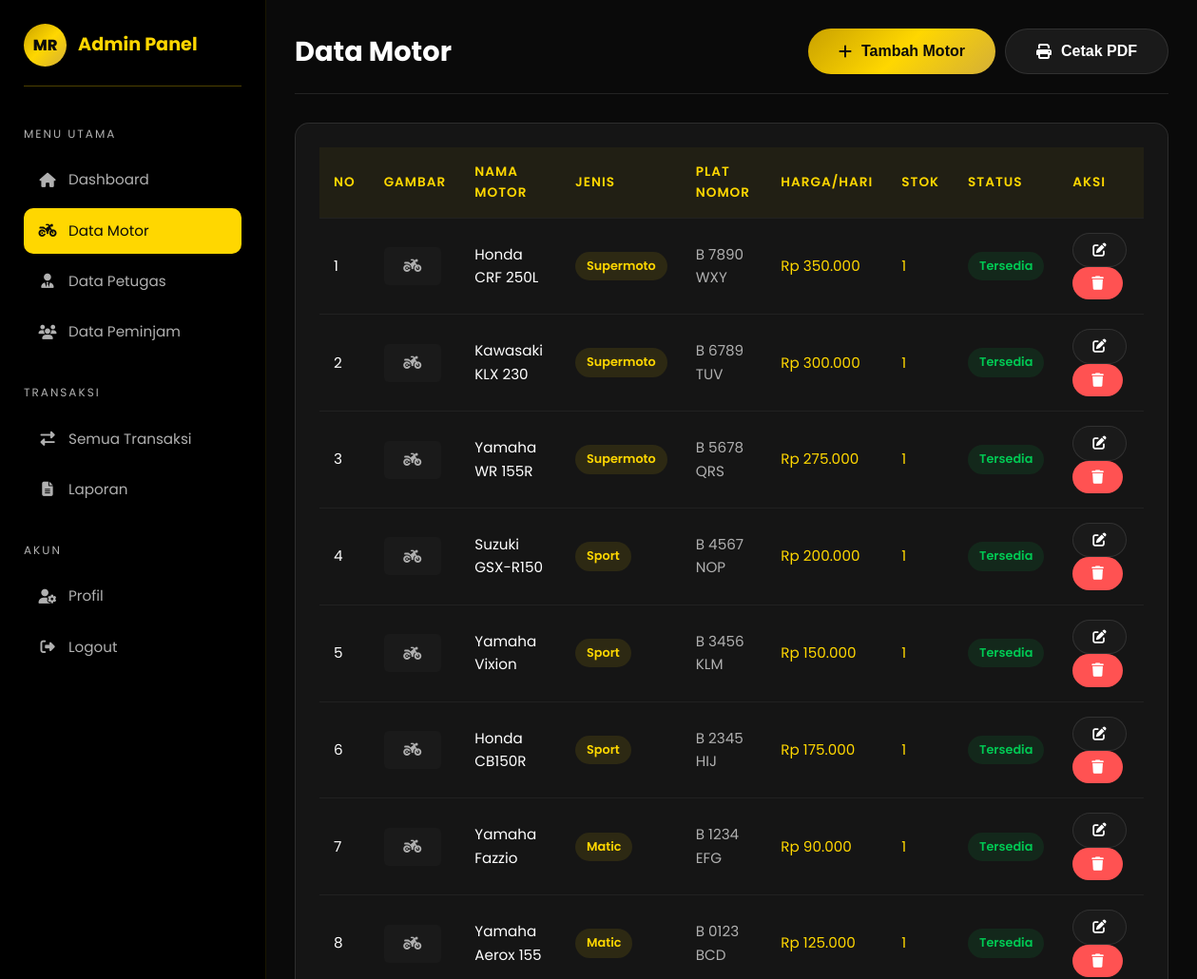
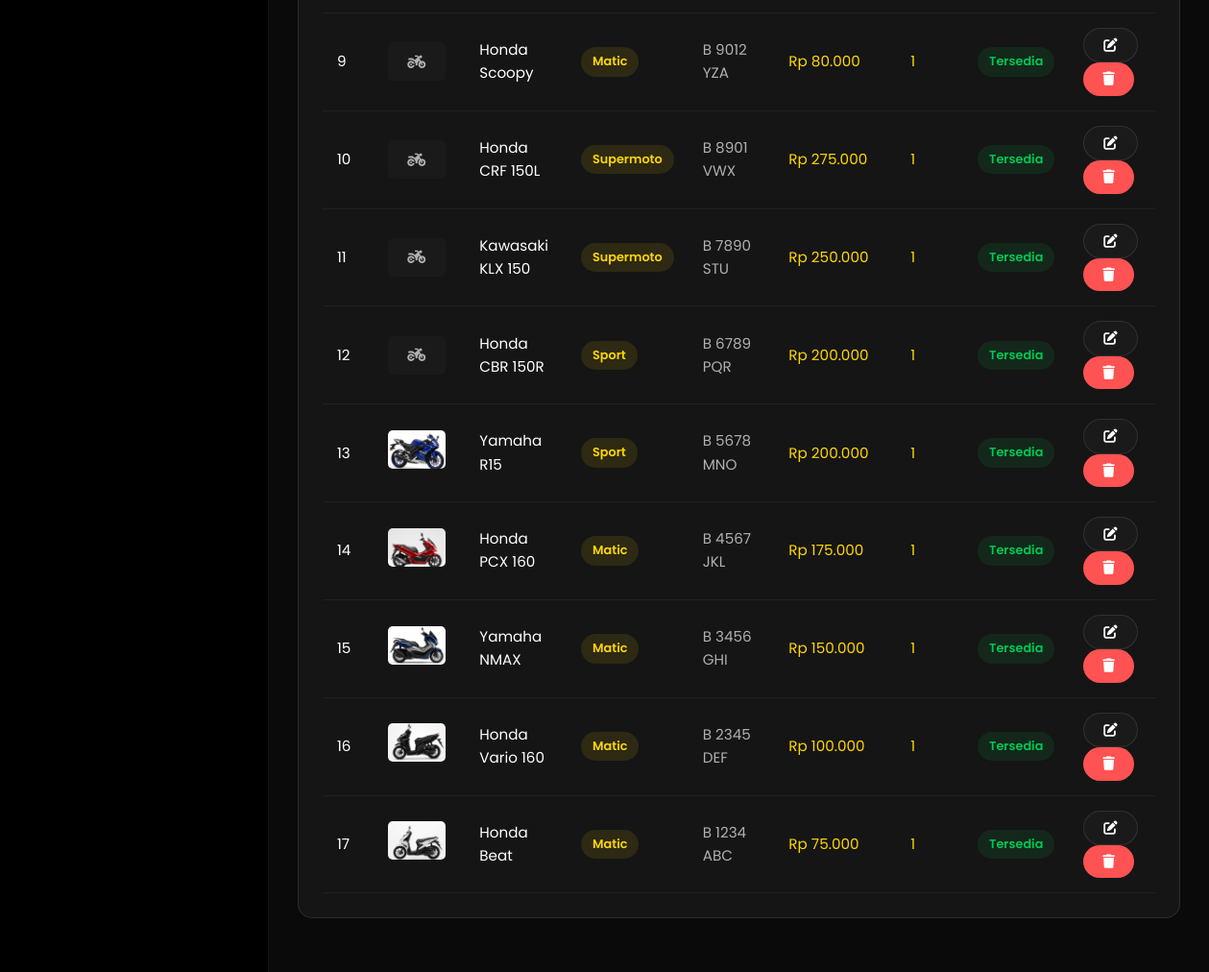
The page /admin/motor.php (signed in) on the database its author committed (2 pictures, top to bottom).
### tables this page shows
CREATE TABLE `motor` (
  `id` int(11) NOT NULL,
  `nama_motor` varchar(100) NOT NULL,
  `jenis` enum('Matic','Sport','Supermoto') NOT NULL,
  `merk` varchar(50) NOT NULL,
  `tahun` int(11) DEFAULT NULL,
  `plat_nomor` varchar(20) DEFAULT NULL,
  `harga_per_hari` decimal(10,2) NOT NULL,
  `gambar` varchar(255) DEFAULT NULL,
  `deskripsi` text DEFAULT NULL,
  `status` enum('tersedia','disewa','maintenance') DEFAULT 'tersedia',
  `stok` int(11) DEFAULT 1,
  `created_at` timestamp NOT NULL DEFAULT current_timestamp(),
  `updated_at` timestamp NOT NULL DEFAULT current_timestamp() ON UPDATE current_timestamp()
);

### database/koneksi.php (called while the page is built, shortened)
<?php
function formatRupiah($angka)
{
    return 'Rp ' . number_format($angka, 0, ',', '.');
}
?>

### admin/motor.php (the view, shortened to what this page needs)
<?php
require_once '../database/koneksi.php';
$motors = $pdo->query("SELECT * FROM motor ORDER BY id DESC")->fetchAll();
?>
<!DOCTYPE html>
<html lang="id">
<head>
    <link rel="stylesheet" href="https://cdnjs.cloudflare.com/ajax/libs/font-awesome/6.4.0/css/all.min.css">
    <link rel="stylesheet" href="../assets/css/style.css">
</head>
<body>
    <div class="dashboard">
        <aside class="sidebar">
            <div class="sidebar-brand">
                <div class="sidebar-logo">MR</div>
                <span class="sidebar-title">Admin Panel</span>
            </div>
            <div class="sidebar-menu">
                <p class="sidebar-menu-title">Menu Utama</p>
                <ul class="sidebar-nav">
                    <li><a href="index.php"><i class="fas fa-home"></i> Dashboard</a></li>
                    <li><a href="motor.php" class="active"><i class="fas fa-motorcycle"></i> Data Motor</a></li>
                    <li><a href="petugas.php"><i class="fas fa-user-tie"></i> Data Petugas</a></li>
                    <li><a href="peminjam.php"><i class="fas fa-users"></i> Data Peminjam</a></li>
                </ul>
            </div>
            <div class="sidebar-menu">
                <p class="sidebar-menu-title">Transaksi</p>
                <ul class="sidebar-nav">
                    <li><a href="transaksi.php"><i class="fas fa-exchange-alt"></i> Semua Transaksi</a></li>
                    <li><a href="laporan.php"><i class="fas fa-file-alt"></i> Laporan</a></li>
                </ul>
            </div>
            <div class="sidebar-menu">
                <p class="sidebar-menu-title">Akun</p>
                <ul class="sidebar-nav">
                    <li><a href="profil.php"><i class="fas fa-user-cog"></i> Profil</a></li>
                    <li><a href="../auth/logout.php"><i class="fas fa-sign-out-alt"></i> Logout</a></li>
                </ul>
            </div>
        </aside>
        <main class="main-content">
            <div class="dashboard-header">
                <h1 class="dashboard-title">Data Motor</h1>
                <div style="display: flex; gap: 10px; margin-left: auto;">
                    <button class="btn btn-primary" data-modal="addModal">
                        <i class="fas fa-plus"></i> Tambah Motor
                    </button>
                    <button class="btn btn-secondary" onclick="window.print()">
                        <i class="fas fa-print"></i> Cetak PDF
                    </button>
                </div>
            </div>
            <div class="table-container">
                <table class="table">
                    <thead>
                        <tr>
                            <th>No</th>
                            <th>Gambar</th>
                            <th>Nama Motor</th>
                            <th>Jenis</th>
                            <th>Plat Nomor</th>
                            <th>Harga/Hari</th>
                            <th>Stok</th>
                            <th>Status</th>
                            <th>Aksi</th>
                        </tr>
                    </thead>
                    <tbody>
                        <?php if (count($motors) > 0): ?>
                            <?php foreach ($motors as $i => $motor): ?>
                                <tr>
                                    <td style="color: var(--text-primary);">
                                        <?= $i + 1 ?>
                                    </td>
                                    <td>
                                        <?php if ($motor['gambar'] && file_exists('../assets/images/' . $motor['gambar'])): ?>
                                            <img src="../assets/images/<?= htmlspecialchars($motor['gambar']) ?>" alt=""
                                                style="width: 60px; height: 40px; object-fit: cover; border-radius: 5px;">
                                        <?php else: ?>
                                            <div
                                                style="width: 60px; height: 40px; background: var(--bg-light); border-radius: 5px; display: flex; align-items: center; justify-content: center;">
                                                <i class="fas fa-motorcycle" style="color: var(--text-secondary);"></i>
                                            </div>
                                        <?php endif; ?>
                                    </td>
                                    <td style="color: var(--text-primary);">
                                        <?= htmlspecialchars($motor['nama_motor']) ?>
                                    </td>
                                    <td><span class="badge badge-info">
                                            <?= htmlspecialchars($motor['jenis']) ?>
                                        </span></td>
                                    <td>
                                        <?= htmlspecialchars($motor['plat_nomor']) ?>
                                    </td>
                                    <td style="color: var(--primary);">
                                        <?= formatRupiah($motor['harga_per_hari']) ?>
                                    </td>
                                    <td style="color: var(--primary);">
                                        <?= $motor['stok'] ?? 1 ?>
                                    </td>
                                    <td>
                                        <?php
                                        $badgeClass = match ($motor['status']) {
                                            'tersedia' => 'badge-success',
                                            'disewa' => 'badge-warning',
                                            'maintenance' => 'badge-danger',
                                            default => 'badge-secondary'
                                        };
                                        ?>
                                        <span class="badge <?= $badgeClass ?>">
                                            <?= ucfirst($motor['status']) ?>
                                        </span>
                                    </td>
                                    <td>
                                        <button class="btn btn-sm btn-secondary"
                                            onclick="editMotor(<?= htmlspecialchars(json_encode($motor)) ?>)">
                                            <i class="fas fa-edit"></i>
                                        </button>
                                        <form method="POST" style="display: inline;"
                                            onsubmit="return confirm('Yakin ingin menghapus motor ini?')">
                                            <button type="submit" class="btn btn-sm"
                                                style="background: var(--accent-red); color: #fff;">
                                                <i class="fas fa-trash"></i>
                                            </button>
                                        </form>
                                    </td>
                                </tr>
                            <?php endforeach; ?>
                        <?php else: ?>
                            <tr>
                                <td colspan="8" class="text-center">Belum ada data motor</td>
                            </tr>
                        <?php endif; ?>
                    </tbody>
                </table>
            </div>
        </main>
    </div>
    <button class="mobile-menu-btn">
    </button>
</body>
</html>

### assets/css/style.css (style rules this page uses)
:root { --primary: #FFD700; --primary-dark: #C9A100; --primary-light: #FFE44D; --secondary: #D4AF37; --secondary-dark: #996515; --bg-dark: #0a0a0a; --bg-darker: #000000; --bg-light: #1a1a1a; --bg-card: #151515; --bg-gold: linear-gradient(135deg, #C9A100 0%, #FFD700 50%, #D4AF37 100%); --bg-hero: linear-gradient(180deg, #1a1a0a 0%, #2a2510 50%, #1a1505 100%); --text-primary: #FFFFFF; --text-secondary: #B0B0B0; --text-dark: #0a0a0a; --text-gold: #FFD700; --accent-green: #00C853; --accent-red: #FF5252; --accent-orange: #FF9800; --shadow-gold: 0 4px 20px rgba(255, 215, 0, 0.3); --shadow-dark: 0 4px 20px rgba(0, 0, 0, 0.5); --shadow-card: 0 8px 32px rgba(0, 0, 0, 0.4); --border-gold: 1px solid rgba(255, 215, 0, 0.3); --border-light: 1px solid rgba(255, 255, 255, 0.1); --font-main: 'Poppins', 'Segoe UI', sans-serif; --transition: all 0.3s ease; --transition-slow: all 0.5s ease; }
* { margin: 0; padding: 0; box-sizing: border-box; }
html { scroll-behavior: smooth; }
body { font-family: var(--font-main); background: var(--bg-dark); color: var(--text-primary); line-height: 1.6; overflow-x: hidden; }
a { text-decoration: none; color: inherit; transition: var(--transition); }
img { max-width: 100%; height: auto; }
ul { list-style: none; }
.btn { display: inline-flex; align-items: center; justify-content: center; gap: 10px; padding: 14px 32px; border-radius: 50px; font-size: 1rem; font-weight: 600; cursor: pointer; border: none; transition: var(--transition); }
.btn-primary { background: var(--bg-gold); color: var(--text-dark); }
.btn-secondary { background: var(--bg-light); color: var(--text-primary); border: var(--border-light); }
.btn-sm { padding: 10px 20px; font-size: 0.9rem; }
.dashboard { display: flex; min-height: 100vh; }
.sidebar { width: 280px; background: var(--bg-darker); padding: 25px; position: fixed; top: 0; left: 0; bottom: 0; overflow-y: auto; border-right: 1px solid rgba(255, 215, 0, 0.1); z-index: 100; }
.sidebar-brand { display: flex; align-items: center; gap: 12px; margin-bottom: 40px; padding-bottom: 20px; border-bottom: var(--border-gold); }
.sidebar-logo { width: 45px; height: 45px; background: var(--bg-gold); border-radius: 50%; display: flex; align-items: center; justify-content: center; font-weight: 800; font-size: 16px; color: var(--text-dark); }
.sidebar-title { font-size: 1.2rem; font-weight: 700; color: var(--primary); }
.sidebar-menu { margin-bottom: 30px; }
.sidebar-menu-title { font-size: 0.75rem; text-transform: uppercase; letter-spacing: 2px; color: var(--text-secondary); margin-bottom: 15px; }
.sidebar-nav li { margin-bottom: 5px; }
.sidebar-nav a { display: flex; align-items: center; gap: 12px; padding: 12px 15px; border-radius: 10px; color: var(--text-secondary); font-size: 0.95rem; transition: var(--transition); }
.sidebar-nav a:hover, .sidebar-nav a.active { background: rgba(255, 215, 0, 0.1); color: var(--primary); }
.sidebar-nav a.active { background: var(--primary); color: var(--text-dark); }
.sidebar-nav a i { width: 20px; text-align: center; }
.main-content { flex: 1; margin-left: 280px; padding: 30px; background: var(--bg-dark); min-height: 100vh; }
.dashboard-header { display: flex; align-items: center; justify-content: space-between; margin-bottom: 30px; padding-bottom: 20px; border-bottom: var(--border-light); }
.dashboard-title { font-size: 1.8rem; font-weight: 700; }
.table-container { background: var(--bg-card); border-radius: 15px; padding: 25px; border: var(--border-light); overflow-x: auto; }
.table { width: 100%; border-collapse: collapse; }
.table th, .table td { padding: 15px; text-align: left; border-bottom: 1px solid rgba(255, 255, 255, 0.05); }
.table th { background: rgba(255, 215, 0, 0.05); font-weight: 600; font-size: 0.85rem; text-transform: uppercase; letter-spacing: 1px; color: var(--primary); }
.table td { font-size: 0.95rem; color: var(--text-secondary); }
.badge { display: inline-block; padding: 5px 12px; border-radius: 20px; font-size: 0.8rem; font-weight: 600; }
.badge-success { background: rgba(0, 200, 83, 0.1); color: var(--accent-green); }
.badge-info { background: rgba(255, 215, 0, 0.1); color: var(--primary); }

### rows shown on the page
motor: nama_motor "Honda CRF 250L", jenis "Supermoto", plat_nomor "B 7890 WXY", harga_per_hari "Rp 350.000", stok "1", status "Tersedia"
motor: nama_motor "Kawasaki KLX 230", jenis "Supermoto", plat_nomor "B 6789 TUV", harga_per_hari "Rp 300.000", stok "1", status "Tersedia"
motor: nama_motor "Yamaha WR 155R", jenis "Supermoto", plat_nomor "B 5678 QRS", harga_per_hari "Rp 275.000", stok "1", status "Tersedia"
motor: nama_motor "Suzuki GSX-R150", jenis "Sport", plat_nomor "B 4567 NOP", harga_per_hari "Rp 200.000", stok "1", status "Tersedia"
motor: nama_motor "Yamaha Vixion", jenis "Sport", plat_nomor "B 3456 KLM", harga_per_hari "Rp 150.000", stok "1", status "Tersedia"
motor: nama_motor "Honda CB150R", jenis "Sport", plat_nomor "B 2345 HIJ", harga_per_hari "Rp 175.000", stok "1", status "Tersedia"
motor: nama_motor "Yamaha Fazzio", jenis "Matic", plat_nomor "B 1234 EFG", harga_per_hari "Rp 90.000", stok "1", status "Tersedia"
motor: nama_motor "Yamaha Aerox 155", jenis "Matic", plat_nomor "B 0123 BCD", harga_per_hari "Rp 125.000", stok "1", status "Tersedia"
motor: nama_motor "Honda Scoopy", jenis "Matic", plat_nomor "B 9012 YZA", harga_per_hari "Rp 80.000", stok "1", status "Tersedia"
motor: nama_motor "Honda CRF 150L", jenis "Supermoto", plat_nomor "B 8901 VWX", harga_per_hari "Rp 275.000", stok "1", status "Tersedia"
motor: nama_motor "Kawasaki KLX 150", jenis "Supermoto", plat_nomor "B 7890 STU", harga_per_hari "Rp 250.000", stok "1", status "Tersedia"
motor: nama_motor "Honda CBR 150R", jenis "Sport", plat_nomor "B 6789 PQR", harga_per_hari "Rp 200.000", stok "1", status "Tersedia"
motor: gambar (picture), nama_motor "Yamaha R15", jenis "Sport", plat_nomor "B 5678 MNO", harga_per_hari "Rp 200.000", stok "1", status "Tersedia"
motor: gambar (picture), nama_motor "Honda PCX 160", jenis "Matic", plat_nomor "B 4567 JKL", harga_per_hari "Rp 175.000", stok "1", status "Tersedia"
motor: gambar (picture), nama_motor "Yamaha NMAX", jenis "Matic", plat_nomor "B 3456 GHI", harga_per_hari "Rp 150.000", stok "1", status "Tersedia"
motor: gambar (picture), nama_motor "Honda Vario 160", jenis "Matic", plat_nomor "B 2345 DEF", harga_per_hari "Rp 100.000", stok "1", status "Tersedia"
motor: gambar (picture), nama_motor "Honda Beat", jenis "Matic", plat_nomor "B 1234 ABC", harga_per_hari "Rp 75.000", stok "1", status "Tersedia"
